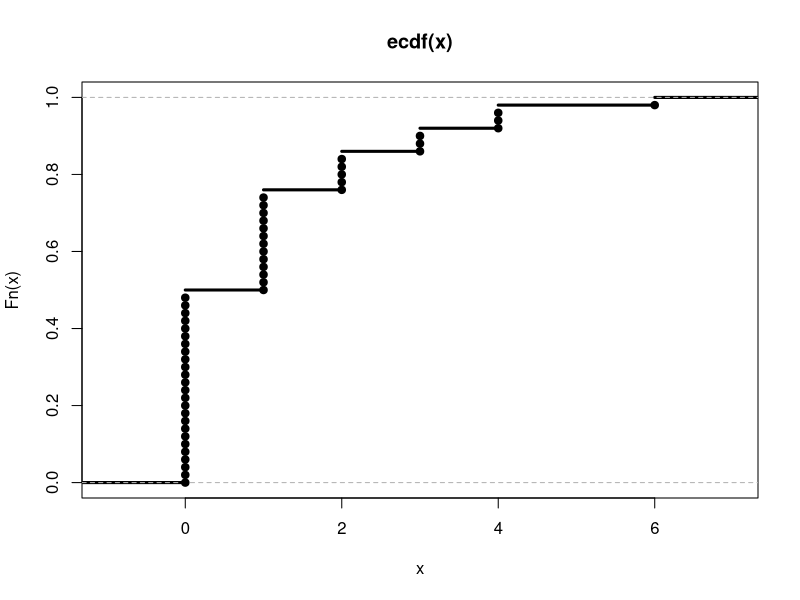
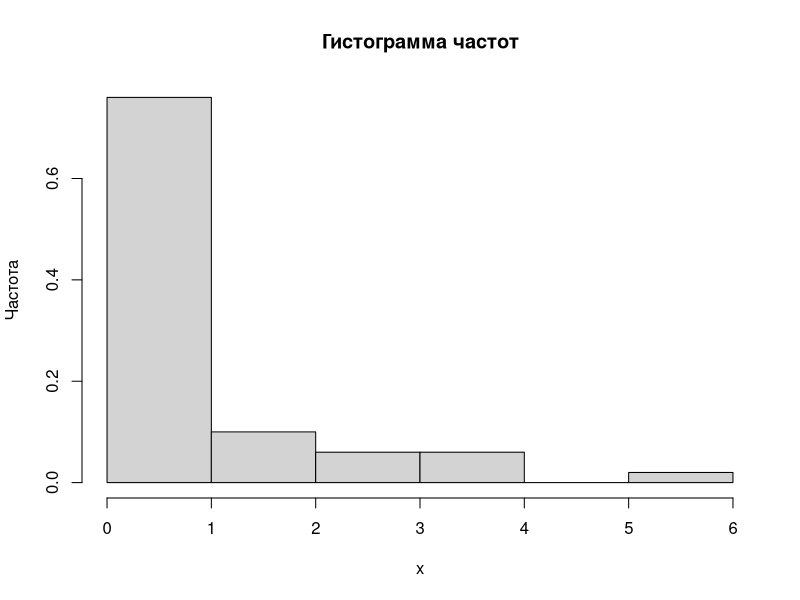

Here is the R script that generated these plots, in order: (Note: this script raises an error after producing the figures.)
# --- Исходные данные ---
x <- c(0,1,3,0,1,0,1,1,1,1,0,0,1,0,0,2,0,0,4,0,
       0,0,0,0,2,3,1,0,0,6,1,1,2,1,0,0,0,1,4,0,
       2,4,0,0,3,0,2,0,0,1)
n    <- length(x)   # 50
al   <- 0.05
a_p  <- 0.00        # левая граница для P(X in [a,b])
b_p  <- 2.41        # правая граница
lam0 <- 1.00        # H0: lambda = lambda0
lam1 <- 4.00        # H1: lambda = lambda1

# ============================================================
# (a) Вариационный ряд, ECDF, гистограмма
# ============================================================
cat("--- (a) Вариационный ряд ---\n")
xs <- sort(x)
cat("Вариационный ряд:\n"); print(xs); cat("\n")

# Таблица частот
freq_tab <- table(x)
cat("Таблица частот:\n"); print(freq_tab); cat("\n")

# ECDF
Fn<-ecdf(x)
Fn(1)
Fn(4)
plot.ecdf(x,lwd=3,cex=NA)
points(xs,c(0:(n-1)/n), cex=1, pch=19)

# Гистограмма: границы [-0.5, 0.5, 1.5, ..., 6.5]
brks_hist <- seq(0, 6, by = 1)
hist(x, breaks = brks_hist, probability = TRUE,
     main = "Гистограмма частот", xlab = "x", ylab = "Частота")
par(mfrow = c(1,1))

# Простая версия: только числа над столбцами и мода
hh <- hist(x, breaks = brks_hist, probability = TRUE,
           main = "Гистограмма частот", xlab = "x", ylab = "Частота",
           col = "lightgray", border = "black",
           ylim = c(0, max(hh$density) * 1.1))

# Числа над столбцами
text(hh$mids, hh$density + 0.01, labels = hh$counts, cex = 0.9, font = 2)

# Мода
freq_table <- table(x)
mode_val <- as.numeric(names(freq_table)[which.max(freq_table)])
mode_freq <- max(freq_table)
text(mode_val, 0.45, labels = sprintf("Mo=%d\n(n=%d)", mode_val, mode_freq),
     cex = 0.8, col = "black", font = 2, adj = c(-1, 1))

# ============================================================
# (b) Числовые характеристики
# ============================================================
cat("--- (b) Числовые характеристики ---\n")

# (i) Мат. ожидание
m_hat <- mean(x)

# (ii) Дисперсия (смещённая оценка)
s2_hat <- mean((x - m_hat)^2)           # смещённая

# (iii) Медиана — выборочная
# med = x_(n/2 + 1) при чётном n по определению через вариационный ряд
med_hat <- xs[trunc(n/2)+1]                 # xs[26]
# Корректная выборочная медиана при чётном n
med_hat2 <- (xs[n/2] + xs[n/2 + 1]) / 2   # (xs[25] + xs[26]) / 2
# Проверка:
med_std <- median(x)   # должно совпасть

# (iv) Асимметрия (через смещённую дисперсию)
asi_hat <- mean((x - m_hat)^3) / s2_hat^(3/2)

# (v) Эксцесс
exc_hat <- mean((x - m_hat)^4) / s2_hat^2 - 3

# (vi) P(X in [a_p, b_p]) — доля наблюдений
prob_hat <- mean(x >= a_p & x <= b_p)

cat(sprintf("(i)   Мат. ожидание:              %.4f\n", m_hat))
cat(sprintf("(ii)  Дисперсия (смещ.):           %.4f\n", s2_hat))
cat(sprintf("(iii) Медиана (xs[n/2+1]):         %.4f\n", med_hat))
cat(sprintf("(iv)  Асимметрия:                  %.4f\n", asi_hat))
cat(sprintf("(v)   Эксцесс:                     %.4f\n", exc_hat))
cat(sprintf("(vi)  P(X in [%.2f, %.2f]):        %.4f\n", a_p, b_p, prob_hat))
cat("\n")

# ============================================================
# (c) ОМП и ОММ для Пуассона; смещение
# ============================================================
cat("--- (c) ОМП и ОММ для Пуассона ---\n")
# Для Пуассона Poisson(lambda):
#   ОМП:  lambda_hat_MLE = x_bar
#   ОММ:  lambda_hat_MM  = x_bar  (совпадает, так как E[X]=lambda)
#   Оба несмещены => смещение = 0
# вообще просто теоретически в отчете в основном вывод

lam_mle <- m_hat
lam_mm  <- m_hat
bias_mle <- 0   # E[x_bar] - lambda = lambda - lambda = 0
bias_mm  <- 0

cat(sprintf("ОМП  lambda_hat = %.4f  (смещение = %.4f)\n", lam_mle, bias_mle))
cat(sprintf("ОММ  lambda_hat = %.4f  (смещение = %.4f)\n", lam_mm,  bias_mm))
cat("\n")

# ============================================================
# (d) Асимптотический доверительный интервал для lambda (ОМП)
# ============================================================
cat("--- (d) Доверительный интервал для lambda (уровень", 1-al,") ---\n")
# Asymptotic: lambda_hat ± z_{al/2} * sqrt(lambda_hat / n)
# Информация Фишера для Poisson: I(lambda) = 1/lambda
# => sqrt(Var(lambda_hat)) ~ sqrt(lambda/n), оцениваем lambda -> lambda_hat

z_al2 <- qnorm(1 - al/2)
d_ci  <- z_al2 * sqrt(lam_mle / n)
err <- sqrt(1/n)
CI_lam <- c(lam_mle - d_ci, lam_mle + d_ci)
cat(sprintf("z_{al/2} = %.4f\n", z_al2))
cat(sprintf("CI: [%.4f, %.4f]\n\n", CI_lam[1], CI_lam[2]))


# ============================================================
# (e) Критерий хи-квадрат: простая гипотеза H0: Poisson(lambda0)
# ============================================================
cat("--- (e) Хи-квадрат: простая гипотеза H0: Poisson(lambda0 =", lam0,") ---\n")

# Группировка: k = 0,1,2,3,4,5,6+ (последнюю объединяем чтобы np >= 5)
# Вычислим теоретические вероятности
vals <- 0:6
p0_all <- dpois(vals, lam0)
p0_all[length(p0_all)] <- 1 - ppois(5, lam0)  # >=6 -> последняя группа "хвост"

# Считаем наблюдаемые частоты по тем же категориям
nu0 <- c(tabulate(x + 1, nbins = 6), sum(x >= 6))  # x: 0..5, >=6

# Объединение клеток с np < 5
combine_cells <- function(nu, p, n) {
  # Объединяем с соседом, если np < 5
  np <- n * p
  while (any(np < 5) && length(nu) > 1) {
    idx <- which(np < 5)[1]
    if (idx == length(nu)) idx2 <- idx - 1 else idx2 <- idx + 1
    # объединяем idx и idx2
    merge_idx <- min(idx, idx2)
    nu[merge_idx]  <- nu[merge_idx] + nu[merge_idx + 1]
    p[merge_idx]   <- p[merge_idx]  + p[merge_idx + 1]
    nu <- nu[-(merge_idx + 1)]
    p  <- p[-(merge_idx + 1)]
    np <- n * p
  }
  list(nu = nu, p = p)
}

res_e <- combine_cells(nu0, p0_all, n)
nu_e <- res_e$nu
p_e  <- res_e$p
np_e <- n * p_e
r_e  <- length(nu_e)

X2_e <- sum((nu_e - np_e)^2 / np_e)
df_e <- r_e - 1          # простая гипотеза: df = r - 1
xal_e <- qchisq(1 - al, df_e)
pv_e  <- pchisq(X2_e, df_e, lower.tail = FALSE)

cat("Таблица (после объединения):\n")
print(data.frame(nu = nu_e, p0 = round(p_e,4), np0 = round(np_e,2)))
cat(sprintf("X^2 = %.4f,  df = %d,  критическое значение = %.4f\n", X2_e, df_e, xal_e))
cat(sprintf("P-значение = %.4f\n", pv_e))
cat(sprintf("Вывод: H0 %s на уровне %.2f\n",
            ifelse(X2_e > xal_e, "ОТВЕРГАЕТСЯ", "не отвергается"), al))
cat(sprintf("Наибольший уровень, при котором H0 не отвергается: p-value = %.4f\n\n", pv_e))

# ============================================================
# χ²-тест: простая гипотеза H0: X ~ Poisson(lambda0)
# ============================================================


# Исходные данные
x <- c(0,1,3,0,1,0,1,1,1,1,0,0,1,0,0,2,0,0,4,0,
       0,0,0,0,2,3,1,0,0,6,1,1,2,1,0,0,0,1,4,0,
       2,4,0,0,3,0,2,0,0,1)

n <- length(x)
lambda0 <- 1.00
alpha <- 0.05

# ------------------------------------------------------------
# 1. Группировка
# ------------------------------------------------------------

# Наблюдаемые частоты:
# {0}, {1}, {2}, {3+}
nu <- c(
  sum(x == 0),
  sum(x == 1),
  sum(x == 2),
  sum(x >= 3)
)

# Названия интервалов
ranges <- c(
  "(-Inf,1)",
  "[1,2)",
  "[2,3)",
  "[3,Inf)"
)

# ------------------------------------------------------------
# 2. Теоретические вероятности
# ------------------------------------------------------------

p0 <- c(
  dpois(0, lambda0),
  dpois(1, lambda0),
  dpois(2, lambda0),
  1 - ppois(2, lambda0)
)

# Ожидаемые частоты
np0 <- n * p0

# ------------------------------------------------------------
# 3. Проверка условия np_i >= 5
# ------------------------------------------------------------

# Последняя группа имеет np < 5,
# поэтому объединяем {2} и {3+}

if(any(np0 < 5) && length(nu) > 2){
  
  nu[length(nu)-1] <- nu[length(nu)-1] + nu[length(nu)]
  p0[length(p0)-1] <- p0[length(p0)-1] + p0[length(p0)]
  
  ranges[length(ranges)-1] <- "[2,Inf)"
  
  nu <- nu[-length(nu)]
  p0 <- p0[-length(p0)]
  ranges <- ranges[-length(ranges)]
  
  np0 <- n * p0
}

# ------------------------------------------------------------
# 4. Остатки и вклад в χ²
# ------------------------------------------------------------

res <- (nu - np0) / sqrt(np0)
res2 <- res^2

# χ² статистика
X2 <- sum(res2)

# ------------------------------------------------------------
# 5. Степени свободы и критическое значение
# ------------------------------------------------------------

r <- length(nu)

# Простая гипотеза:
# df = число групп - 1
df <- r - 1

chi_crit <- qchisq(1 - alpha, df)

p_value <- pchisq(X2, df, lower.tail = FALSE)

# ------------------------------------------------------------
# 6. Таблица для отчёта
# ------------------------------------------------------------

CSQ.tab <- data.frame(
  i = 1:r,
  range = ranges,
  nu_i = nu,
  p_i = round(p0, 4),
  np_i = round(np0, 4),
  res = round(res, 4),
  res2 = round(res2, 4)
)

print(CSQ.tab, row.names = FALSE)

# ------------------------------------------------------------
# 7. Основные результаты
# ------------------------------------------------------------

cat("\n")
cat("========================================\n")
cat("РЕЗУЛЬТАТЫ χ²-ТЕСТА\n")
cat("========================================\n")

cat(sprintf("Число групп r = %d\n", r))
cat(sprintf("Степени свободы df = %d\n", df))

cat(sprintf(
  "Наблюдаемое значение χ² = %.4f\n",
  X2
))

cat(sprintf(
  "Критическое значение χ²кр = %.4f\n",
  chi_crit
))

cat(sprintf(
  "P-value = %.4f\n",
  p_value
))

cat(sprintf(
  "Уровень значимости alpha = %.2f\n",
  alpha
))

cat("\n")

if(X2 > chi_crit){
  cat("Вывод: гипотеза H0 ОТВЕРГАЕТСЯ\n")
} else {
  cat("Вывод: гипотеза H0 НЕ отвергается\n")
}

cat(sprintf(
  "Наибольший уровень значимости,\nпри котором H0 ещё не отвергается: %.4f\n",
  p_value
))

# ============================================================
# (f) χ²-критерий: сложная гипотеза Poisson(lambda)
# lambda неизвестен
# ============================================================

cat("--- (f) Хи-квадрат: сложная гипотеза Poisson(lambda) ---\n")

# ------------------------------------------------------------
# Исходные данные
# ------------------------------------------------------------

x <- c(0,1,3,0,1,0,1,1,1,1,0,0,1,0,0,2,0,0,4,0,
       0,0,0,0,2,3,1,0,0,6,1,1,2,1,0,0,0,1,4,0,
       2,4,0,0,3,0,2,0,0,1)

n  <- length(x)
al <- 0.05

# ------------------------------------------------------------
# Наблюдаемые частоты
# ------------------------------------------------------------

nu <- c(
  sum(x == 0),
  sum(x == 1),
  sum(x >= 2)
)

ranges <- c(
  "(-Inf,1)",
  "[1,2)",
  "[2,Inf)"
)

# ------------------------------------------------------------
# χ² как функция lambda
# ------------------------------------------------------------

chi_sq <- function(lam){
  
  # nlm передает параметр как вектор
  lam <- lam[1]
  
  if(lam <= 0){
    return(Inf)
  }
  
  p <- c(
    dpois(0, lam),
    dpois(1, lam),
    1 - ppois(1, lam)
  )
  
  np <- n * p
  
  sum((nu - np)^2 / np)
}

# ------------------------------------------------------------
# Минимизация χ² с помощью nlm
# ------------------------------------------------------------

start_lambda <- mean(x)

opt <- nlm(
  f = chi_sq,
  p = start_lambda
)

lam_hat <- opt$estimate
X2 <- opt$minimum

# ------------------------------------------------------------
# Теоретические вероятности
# ------------------------------------------------------------

p <- c(
  dpois(0, lam_hat),
  dpois(1, lam_hat),
  1 - ppois(1, lam_hat)
)

np <- n * p

# ------------------------------------------------------------
# Остатки
# ------------------------------------------------------------

res  <- (nu - np) / sqrt(np)
res2 <- res^2

# ------------------------------------------------------------
# Степени свободы
# ------------------------------------------------------------

r  <- length(nu)
df <- r - 1 - 1

# ------------------------------------------------------------
# Критическое значение и p-value
# ------------------------------------------------------------

chi_crit <- qchisq(1 - al, df)

p_value <- pchisq(
  X2,
  df,
  lower.tail = FALSE
)

# ------------------------------------------------------------
# Таблица
# ------------------------------------------------------------

tab <- data.frame(
  i     = 1:r,
  range = ranges,
  nu_i  = nu,
  p_i   = round(p, 4),
  np_i  = round(np, 4),
  res   = round(res, 4),
  res2  = round(res2, 4)
)

print(tab, row.names = FALSE)

# ------------------------------------------------------------
# Результаты
# ------------------------------------------------------------

cat("\n")
cat(sprintf("lambda_hat = %.4f\n", lam_hat))
cat(sprintf("df = %d\n", df))
cat(sprintf("X^2 = %.4f\n", X2))
cat(sprintf("chi_crit = %.4f\n", chi_crit))
cat(sprintf("p-value = %.4f\n", p_value))

cat("\n")

if(X2 > chi_crit){
  cat("Вывод: H0 отвергается\n")
} else {
  cat("Вывод: H0 не отвергается\n")
}

cat(sprintf(
  "Наибольший уровень значимости: %.4f\n",
  p_value
))


# ============================================================
# (g) Наиболее мощный критерий Неймана-Пирсона
# ============================================================

# ------------------------------------------------------------
# Исходные данные
# ------------------------------------------------------------

x <- c(0,1,3,0,1,0,1,1,1,1,0,0,1,0,0,2,0,0,4,0,
       0,0,0,0,2,3,1,0,0,6,1,1,2,1,0,0,0,1,4,0,
       2,4,0,0,3,0,2,0,0,1)

n <- length(x)

lambda0 <- 1
lambda1 <- 4

alpha <- 0.05

# ------------------------------------------------------------
# 1. Наблюдаемое значение статистики
# ------------------------------------------------------------

T_obs <- sum(x)

cat("========================================\n")
cat("H0: lambda = 1\n")
cat("H1: lambda = 4\n")
cat("========================================\n\n")

cat(sprintf("T_obs = %d\n\n", T_obs))

# ------------------------------------------------------------
# 2. Распределение статистики при H0
# ------------------------------------------------------------

mu0 <- n * lambda0

cat(sprintf(
  "При H0: T ~ Poisson(%d)\n\n",
  mu0
))

# ------------------------------------------------------------
# 3. Критическая граница
# ------------------------------------------------------------

C <- qpois(1 - alpha, mu0)

# Проверочные вероятности

P_gt_C  <- ppois(C,  mu0, lower.tail = FALSE)
P_gt_C1 <- ppois(C - 1, mu0, lower.tail = FALSE)

P_eq_C <- dpois(C, mu0)

gamma <- (alpha - P_gt_C) / P_eq_C

# ------------------------------------------------------------
# 4. P-value
# ------------------------------------------------------------

p_value <- ppois(T_obs - 1, mu0, lower.tail = FALSE)

# ------------------------------------------------------------
# 5. Вывод
# ------------------------------------------------------------

cat(sprintf("C = %d\n", C))

cat(sprintf(
  "P(T > %d | H0) = %.10f\n",
  C,
  P_gt_C
))

cat(sprintf(
  "P(T > %d | H0) = %.10f\n",
  C - 1,
  P_gt_C1
))

cat(sprintf(
  "P(T = %d | H0) = %.10f\n",
  C,
  P_eq_C
))

cat(sprintf(
  "gamma = %.10f\n\n",
  gamma
))

cat(sprintf(
  "P-value = %.10f\n\n",
  p_value
))

if(T_obs > C){
  cat("Вывод: H0 отвергается\n")
} else {
  cat("Вывод: H0 не отвергается\n")
}

# ============================================================
# Смена гипотез местами
# ============================================================

cat("\n\n")
cat("========================================\n")
cat("H0: lambda = 4\n")
cat("H1: lambda = 1\n")
cat("========================================\n\n")

mu1 <- n * lambda1

# ------------------------------------------------------------
# 6. Критическая граница
# ------------------------------------------------------------

C2 <- qpois(alpha, mu1)

P_lt_C2  <- ppois(C2 - 1, mu1)
P_lt_C21 <- ppois(C2, mu1)

P_eq_C2 <- dpois(C2, mu1)

gamma2 <- (alpha - P_lt_C2) / P_eq_C2

# ------------------------------------------------------------
# 7. P-value
# ------------------------------------------------------------

p_value2 <- ppois(T_obs, mu1)

# ------------------------------------------------------------
# 8. Вывод
# ------------------------------------------------------------

cat(sprintf("C' = %d\n", C2))

cat(sprintf(
  "P(T < %d | H0) = %.10f\n",
  C2,
  P_lt_C2
))

cat(sprintf(
  "P(T < %d | H0) = %.10f\n",
  C2 + 1,
  P_lt_C21
))

cat(sprintf(
  "P(T = %d | H0) = %.10f\n",
  C2,
  P_eq_C2
))

cat(sprintf(
  "gamma' = %.10f\n\n",
  gamma2
))

cat(sprintf(
  "P-value = %.20e\n\n",
  p_value2
))

if(T_obs < C2){
  cat("Вывод: H0 отвергается\n")
} else {
  cat("Вывод: H0 не отвергается\n")
}

# ============================================================
# (h) Заменяем Пуассон на геометрическое распределение
#     P_lambda(X=k) = lambda^k / (lambda+1)^(k+1),  k=0,1,...
# ============================================================
cat("============================================================\n")
cat("--- (h) Геометрическое распределение  P(X=k) = lambda^k/(lambda+1)^(k+1) ---\n")
cat("============================================================\n\n")

# Функции для геометрического распределения
dgeom_lam <- function(k, lam) lam^k / (lam + 1)^(k+1)

# CDF
pgeom_lam <- function(q_val, lam) {
  # P(X <= q_val) = sum_{k=0}^{floor(q_val)} dgeom_lam(k, lam)
  kk <- floor(q_val)
  if (kk < 0) return(0)
  # Геометрическая сумма: sum_{k=0}^{m} r^k/(r+1)^{k+1} = 1 - (r/(r+1))^{m+1}
  r <- lam / (lam + 1)
  1 - r^(kk + 1)
}
error <- sqrt(lam_mle*(lam_mle+1) / n)
# Для этого распределения E[X] = lambda, Var[X] = lambda*(lambda+1)
# ОМП: log L = sum [k_i * log(lambda) - (k_i+1)*log(lambda+1)]
# d/d(lambda) log L = (sum k_i)/lambda - (n + sum k_i)/(lambda+1) = 0
# => lambda_hat_MLE = x_bar  (совпадает с Пуассоном в данном случае)
# Можно проверить: sum_k/lam = (n + sum_k)/(lam+1)
# sum_k * (lam+1) = lam * (n + sum_k)
# sum_k = lam * n  => lam = sum_k / n = x_bar ✓
error = sqrt(lambda)
lam_mle_h <- m_hat
cat(sprintf("ОМП для геом. распределения: lambda_hat = x_bar = %.4f\n\n", lam_mle_h))


z_al2 <- qnorm(1 - al/2)
d_ci  <- z_al2 * sqrt(lam_mle*(lam_mle+1) / n)
err <- sqrt(lam_mle*(lam_mle+1) / n)
CI_lam <- c(lam_mle - d_ci, lam_mle + d_ci)
cat(sprintf("z_{al/2} = %.4f\n", z_al2))
cat(sprintf("CI: [%.4f, %.4f]\n\n", CI_lam[1], CI_lam[2]))

# ============================================================
# χ²-тест: простая гипотеза H0: X ~ Geometric(p)
# ============================================================

# Исходные данные
x <- c(0,1,3,0,1,0,1,1,1,1,0,0,1,0,0,2,0,0,4,0,
       0,0,0,0,2,3,1,0,0,6,1,1,2,1,0,0,0,1,4,0,
       2,4,0,0,3,0,2,0,0,1)

n <- length(x)

lambda0 <- 1
alpha <- 0.05

# ------------------------------------------------------------
# 1. Параметр геометрического распределения
# ------------------------------------------------------------

# Для geom в R:
# P(X=k)=p(1-p)^k

p <- 1 / (1 + lambda0)

# ------------------------------------------------------------
# 2. Группировка
# ------------------------------------------------------------

# Группы: {0}, {1}, {2}, {3+}

nu <- c(
  sum(x == 0),
  sum(x == 1),
  sum(x == 2),
  sum(x >= 3)
)

ranges <- c(
  "(-Inf,1)",
  "[1,2)",
  "[2,3)",
  "[3,Inf)"
)

# ------------------------------------------------------------
# 3. Теоретические вероятности
# ------------------------------------------------------------

p0 <- c(
  dgeom(0, p),
  dgeom(1, p),
  dgeom(2, p),
  1 - pgeom(2, p)
)

# Ожидаемые частоты
np0 <- n * p0

# ------------------------------------------------------------
# 4. Остатки и χ²
# ------------------------------------------------------------

res <- (nu - np0) / sqrt(np0)
res2 <- res^2

# χ² статистика
X2 <- sum(res2)

# ------------------------------------------------------------
# 5. Степени свободы
# ------------------------------------------------------------

r <- length(nu)

# Простая гипотеза:
# параметров не оценивали
df <- r - 1

# Критическое значение
chi_crit <- qchisq(1 - alpha, df)

# P-value
p_value <- pchisq(X2, df, lower.tail = FALSE)

# ------------------------------------------------------------
# 6. Таблица
# ------------------------------------------------------------

CSQ.tab <- data.frame(
  i = 1:r,
  range = ranges,
  nu_i = nu,
  p_i = round(p0, 4),
  np_i = round(np0, 4),
  res = round(res, 4),
  res2 = round(res2, 4)
)

print(CSQ.tab, row.names = FALSE)

# ------------------------------------------------------------
# 7. Результаты
# ------------------------------------------------------------

cat("\n")
cat("========================================\n")
cat("РЕЗУЛЬТАТЫ χ²-ТЕСТА\n")
cat("========================================\n")

cat(sprintf("Число групп r = %d\n", r))
cat(sprintf("Степени свободы df = %d\n", df))

cat(sprintf(
  "Наблюдаемое значение χ² = %.4f\n",
  X2
))

cat(sprintf(
  "Критическое значение χ²кр = %.4f\n",
  chi_crit
))

cat(sprintf(
  "P-value = %.4f\n",
  p_value
))

cat("\n")

if(X2 > chi_crit){
  cat("Вывод: гипотеза H0 ОТВЕРГАЕТСЯ\n")
} else {
  cat("Вывод: гипотеза H0 НЕ отвергается\n")
}

cat(sprintf(
  "Наибольший уровень значимости,\nпри котором H0 ещё не отвергается: %.4f\n",
  p_value
))


# ============================================================
# (f) χ²-критерий: сложная гипотеза Geom(lambda)
# lambda неизвестен
# ============================================================

cat("--- (f) Хи-квадрат: сложная гипотеза Geom(lambda) ---\n")

# ------------------------------------------------------------
# Исходные данные
# ------------------------------------------------------------

x <- c(0,1,3,0,1,0,1,1,1,1,0,0,1,0,0,2,0,0,4,0,
       0,0,0,0,2,3,1,0,0,6,1,1,2,1,0,0,0,1,4,0,
       2,4,0,0,3,0,2,0,0,1)

n  <- length(x)
al <- 0.05

# ------------------------------------------------------------
# Наблюдаемые частоты
# ------------------------------------------------------------

nu <- c(
  sum(x == 0),
  sum(x == 1),
  sum(x >= 2)
)

ranges <- c(
  "(-Inf,1)",
  "[1,2)",
  "[2,Inf)"
)

# ------------------------------------------------------------
# χ² как функция lambda
# ------------------------------------------------------------

chi_sq <- function(lam){
  
  lam <- lam[1]
  
  if(lam <= 0 || lam >= 1){
    return(Inf)
  }
  
  p <- c(
    dgeom(0, lam),
    dgeom(1, lam),
    1 - pgeom(1, lam)
  )
  
  np <- n * p
  
  sum((nu - np)^2 / np)
}

# ------------------------------------------------------------
# Минимизация χ² с помощью nlm
# ------------------------------------------------------------

start_lambda <- 1 / (mean(x) + 1)

opt <- nlm(
  f = chi_sq,
  p = start_lambda
)

lam_hat <- opt$estimate
X2 <- opt$minimum

# ------------------------------------------------------------
# Теоретические вероятности
# ------------------------------------------------------------

p <- c(
  dgeom(0, lam_hat),
  dgeom(1, lam_hat),
  1 - pgeom(1, lam_hat)
)

np <- n * p

# ------------------------------------------------------------
# Остатки
# ------------------------------------------------------------

res  <- (nu - np) / sqrt(np)
res2 <- res^2

# ------------------------------------------------------------
# Степени свободы
# ------------------------------------------------------------

r  <- length(nu)
df <- r - 1 - 1

# ------------------------------------------------------------
# Критическое значение и p-value
# ------------------------------------------------------------

chi_crit <- qchisq(1 - al, df)

p_value <- pchisq(
  X2,
  df,
  lower.tail = FALSE
)

# ------------------------------------------------------------
# Таблица
# ------------------------------------------------------------

tab <- data.frame(
  i     = 1:r,
  range = ranges,
  nu_i  = nu,
  p_i   = round(p, 4),
  np_i  = round(np, 4),
  res   = round(res, 4),
  res2  = round(res2, 4)
)

print(tab, row.names = FALSE)

# ------------------------------------------------------------
# Результаты
# ------------------------------------------------------------

cat("\n")
cat(sprintf("lambda_hat = %.4f\n", lam_hat))
cat(sprintf("df = %d\n", df))
cat(sprintf("X^2 = %.4f\n", X2))
cat(sprintf("chi_crit = %.4f\n", chi_crit))
cat(sprintf("p-value = %.4f\n", p_value))

cat("\n")

if(X2 > chi_crit){
  cat("Вывод: H0 отвергается\n")
} else {
  cat("Вывод: H0 не отвергается\n")
}

cat(sprintf(
  "Наибольший уровень значимости: %.4f\n",
  p_value
))
